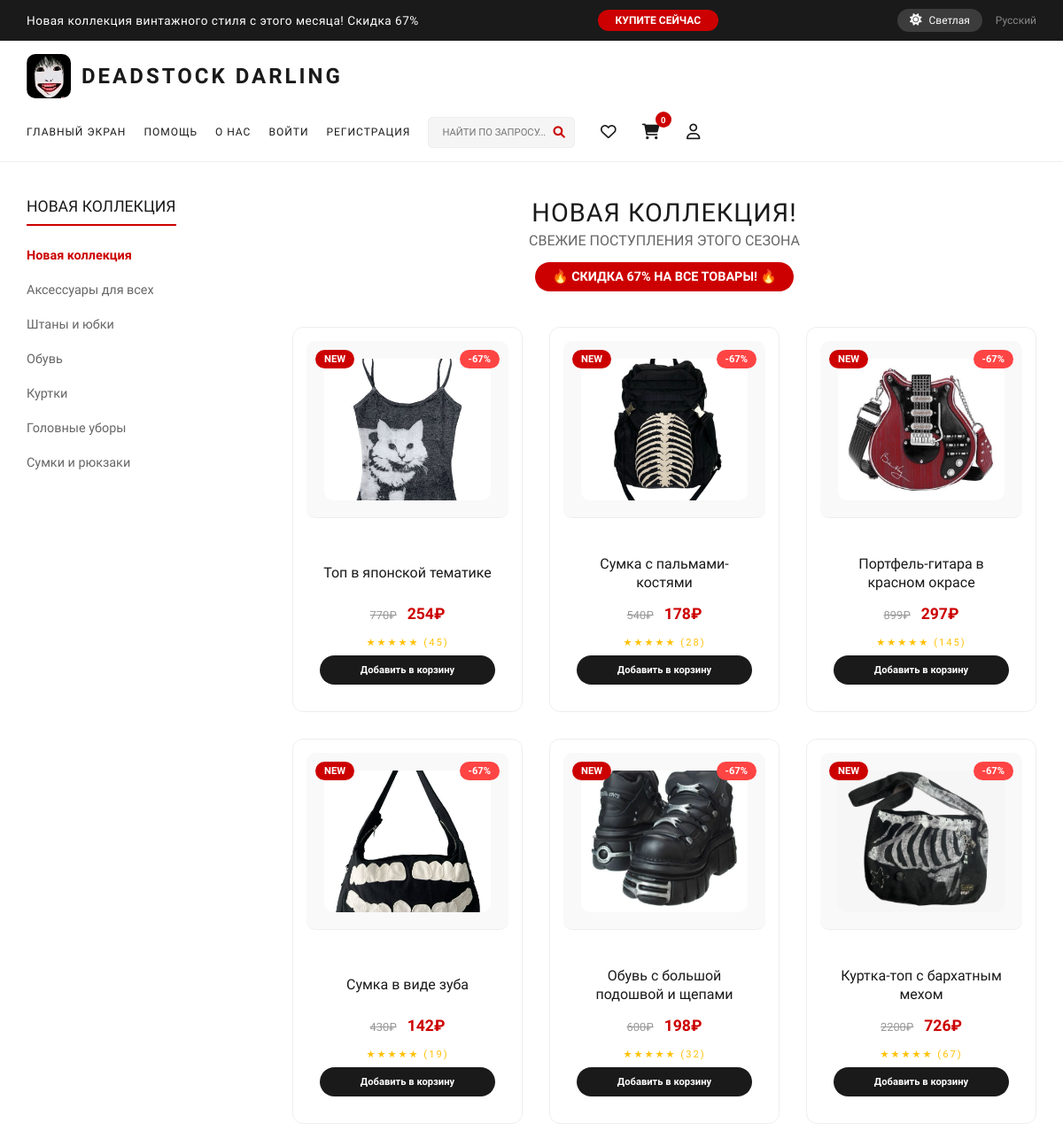
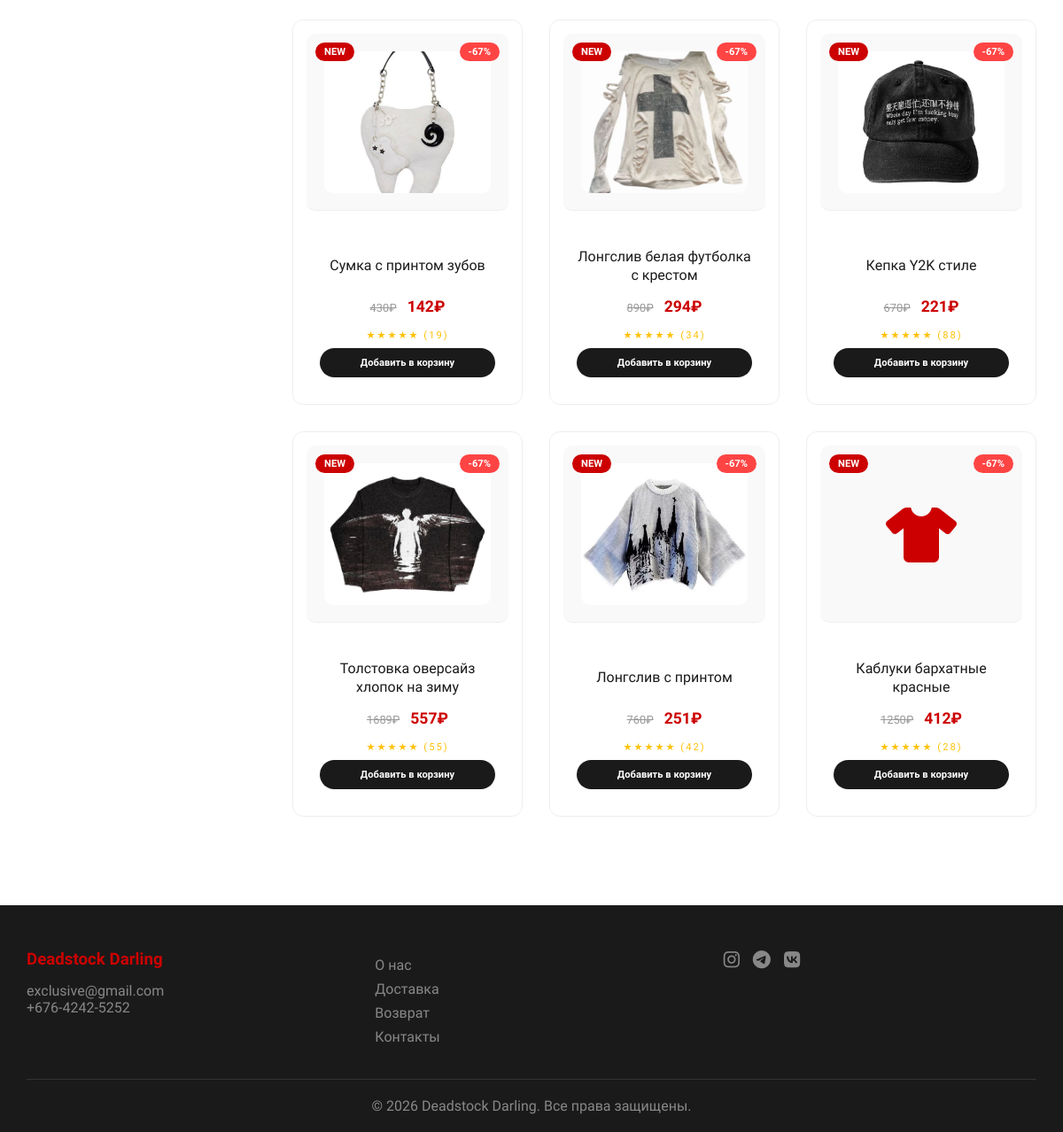
Screenshot of /new_collection with the database file from the repository (2 pictures, top to bottom).
### app.py (models this page shows, shortened)
class Product(db.Model):
    __tablename__ = 'products'
    id = db.Column(db.Integer, primary_key=True)
    name = db.Column(db.String(200), nullable=False)
    price = db.Column(db.Integer, nullable=False)
    old_price = db.Column(db.Integer, nullable=True)
    category = db.Column(db.String(50), nullable=False)
    image_url = db.Column(db.String(300), nullable=True)
    rating = db.Column(db.Float, default=5.0)
    reviews = db.Column(db.Integer, default=0)
    description = db.Column(db.Text, nullable=True)
    is_new = db.Column(db.Boolean, default=False)
    discount = db.Column(db.Integer, default=0)
    stock = db.Column(db.Integer, default=10)
    created_at = db.Column(db.DateTime, default=datetime.utcnow)
    cart_items = db.relationship('CartItem', backref='product', lazy=True)
    wishlist_items = db.relationship('WishlistItem', backref='product', lazy=True)

### app.py (the view)
@app.route('/new_collection')
def new_collection():
    new_products = Product.query.filter_by(is_new=True).all()
    return render_template('new_collection.html', new_products=new_products)

### templates/new_collection.html (shortened to what this page needs)
{% extends "base.html" %}
{% block content %}
<div class="catalog-wrapper">
    <div class="catalog-container">
        <div class="catalog-sidebar">
            <div class="sidebar-categories">
                <h3>НОВАЯ КОЛЛЕКЦИЯ</h3>
                <ul>
                    <li><a href="{{ url_for('new_collection') }}" class="active">Новая коллекция</a></li>
                    <li><a href="{{ url_for('category', category_name='accessories') }}">Аксессуары для всех</a></li>
                    <li><a href="{{ url_for('category', category_name='clothing') }}">Штаны и юбки</a></li>
                    <li><a href="{{ url_for('category', category_name='shoes') }}">Обувь</a></li>
                    <li><a href="{{ url_for('category', category_name='clothing') }}">Куртки</a></li>
                    <li><a href="{{ url_for('category', category_name='accessories') }}">Головные уборы</a></li>
                    <li><a href="{{ url_for('category', category_name='bags') }}">Сумки и рюкзаки</a></li>
                </ul>
            </div>
        </div>
        <div class="catalog-products">
            <div class="catalog-header">
                <h2>НОВАЯ КОЛЛЕКЦИЯ!</h2>
                <p>СВЕЖИЕ ПОСТУПЛЕНИЯ ЭТОГО СЕЗОНА</p>
                <div class="sale-banner">
                    <span class="sale-badge">🔥 СКИДКА 67% НА ВСЕ ТОВАРЫ! 🔥</span>
                </div>
            </div>
            <div class="catalog-grid">
                {% for product in new_products %}
                <div class="catalog-item" onclick="location.href='{{ url_for('product_detail', id=product.id) }}'">
                    <div class="catalog-item-image">
                        {% if product.image_url %}
                        <img src="{{ url_for('static', filename='images/' + product.image_url) }}"
                             alt="{{ product.name }}"
                             class="catalog-product-image"
                             onerror="this.style.display='none'; this.parentElement.querySelector('.product-placeholder').style.display='flex';">
                        <div class="product-placeholder" style="display: none;">
                            <i class="fas fa-tshirt"></i>
                        </div>
                        {% else %}
                        <div class="product-placeholder">
                            <i class="fas fa-tshirt"></i>
                        </div>
                        {% endif %}
                        <span class="new-badge">NEW</span>
                        <span class="discount-badge">-67%</span>
                    </div>
                    <div class="catalog-item-info">
                        <h4>{{ product.name }}</h4>
                        <div class="price">
                            <span class="old-price">{{ product.price }}₽</span>
                            <span class="current-price">{{ (product.price * 0.33)|round|int }}₽</span>
                        </div>
                        <div class="stars">★★★★★ ({{ product.reviews }})</div>
                        <button class="add-to-cart-btn catalog-cart-btn" data-id="{{ product.id }}" onclick="event.stopPropagation()">Добавить в корзину</button>
                    </div>
                </div>
                {% endfor %}
            </div>
        </div>
    </div>
</div>
{% endblock %}

### templates/new_collection.html (style rules this page uses)
.catalog-wrapper { padding: 40px 0; min-height: 70vh; }
.catalog-container { display: flex; gap: 50px; flex-wrap: wrap; }
.catalog-sidebar { width: 250px; flex-shrink: 0; }
.sidebar-categories h3 { font-size: 1.1rem; font-weight: 500; margin-bottom: 20px; padding-bottom: 10px; border-bottom: 2px solid #cc0000; display: inline-block; }
.sidebar-categories ul { list-style: none; }
.sidebar-categories li { margin-bottom: 12px; }
.sidebar-categories li a { color: #666; text-decoration: none; font-size: 0.9rem; transition: all 0.3s; display: block; padding: 5px 0; }
.sidebar-categories li a.active { color: #cc0000; font-weight: bold; }
.catalog-products { flex: 1; }
.catalog-header { text-align: center; margin-bottom: 40px; }
.catalog-header h2 { font-size: 1.8rem; font-weight: 500; letter-spacing: 1px; color: #1a1a1a; }
.catalog-header p { color: #666; margin-top: 5px; }
.sale-banner { margin-top: 15px; }
.sale-badge { display: inline-block; background: #cc0000; color: white; padding: 8px 20px; border-radius: 30px; font-size: 0.9rem; font-weight: bold; animation: pulse 2s infinite; }
.catalog-grid { display: grid; grid-template-columns: repeat(3, 1fr); gap: 30px; }
.catalog-item { background: #ffffff; border: 1px solid #eee; border-radius: 12px; overflow: hidden; transition: all 0.3s; position: relative; cursor: pointer; }
.catalog-item-image { background: #f9f9f9; padding: 20px; text-align: center; border-bottom: 1px solid #eee; position: relative; min-height: 200px; display: flex; align-items: center; justify-content: center; }
.catalog-product-image { width: 100%; height: 160px; object-fit: cover; border-radius: 10px; }
.product-placeholder { height: 160px; display: flex; align-items: center; justify-content: center; }
.product-placeholder i { font-size: 4rem; color: #cc0000; }
.new-badge { position: absolute; top: 10px; left: 10px; background: #cc0000; color: white; padding: 4px 10px; border-radius: 20px; font-size: 0.7rem; font-weight: bold; z-index: 2; }
.discount-badge { position: absolute; top: 10px; right: 10px; background: #ff4444; color: white; padding: 4px 10px; border-radius: 20px; font-size: 0.7rem; font-weight: bold; z-index: 2; }
.catalog-item-info { padding: 15px; text-align: center; }
.catalog-item-info h4 { font-size: 1rem; margin-bottom: 8px; color: #1a1a1a; min-height: 45px; }
.old-price { text-decoration: line-through; color: #999; font-size: 0.8rem; margin-right: 8px; }
.current-price { font-size: 1.2rem; font-weight: bold; color: #cc0000; }
.stars { color: #ffc107; font-size: 0.7rem; margin-bottom: 12px; }
.catalog-cart-btn { width: 100%; background: #1a1a1a; color: white; border: none; padding: 8px 15px; border-radius: 25px; cursor: pointer; font-family: 'Arsenal SC', monospace; font-size: 0.8rem; transition: all 0.3s; }

### rows the page displays
Product: image_url (picture), name "Топ в японской тематике", price "770", (product.price*0.33)|round|int "254", reviews "45"
Product: image_url (picture), name "Сумка с пальмами-костями", price "540", (product.price*0.33)|round|int "178", reviews "28"
Product: image_url (picture), name "Портфель-гитара в красном окрасе", price "899", (product.price*0.33)|round|int "297", reviews "145"
Product: image_url (picture), name "Сумка в виде зуба", price "430", (product.price*0.33)|round|int "142", reviews "19"
Product: image_url (picture), name "Обувь с большой подошвой и щепами", price "600", (product.price*0.33)|round|int "198", reviews "32"
Product: image_url (picture), name "Куртка-топ с бархатным мехом", price "2200", (product.price*0.33)|round|int "726", reviews "67"
Product: image_url (picture), name "Сумка с принтом зубов", price "430", (product.price*0.33)|round|int "142", reviews "19"
Product: image_url (picture), name "Лонгслив белая футболка с крестом", price "890", (product.price*0.33)|round|int "294", reviews "34"
Product: image_url (picture), name "Кепка Y2K стиле", price "670", (product.price*0.33)|round|int "221", reviews "88"
Product: image_url (picture), name "Толстовка оверсайз хлопок на зиму", price "1689", (product.price*0.33)|round|int "557", reviews "55"
Product: image_url (picture), name "Лонгслив с принтом", price "760", (product.price*0.33)|round|int "251", reviews "42"
Product: name "Каблуки бархатные красные", price "1250", (product.price*0.33)|round|int "412", reviews "28"
